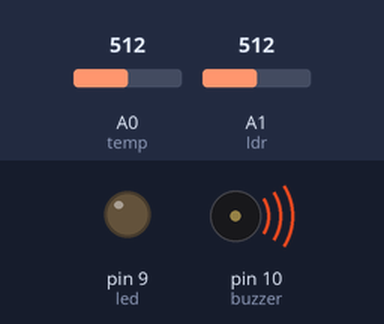
Recording of a sketch running on a simulated Arduino Uno, built with avr-gcc and run on an emulated ATmega328P. Parts: output pins drawn as LEDs (lit = HIGH), buzzer (waves = sounding, pin HIGH). Dashed ring = blinking. The inputs (shaded band) are chosen by the test bench; at power-on: A1 (Idr) = 512, A0 (temp) = 512.

Above: at 1.2 s.
1.3 s: A1 (Idr) set to 315
2.8 s: A1 (Idr) set to 286
At 2.9 s:
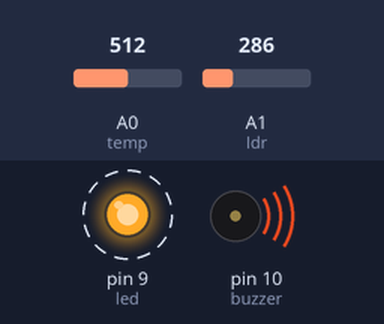
5.8 s: A0 (temp) set to 90
8.8 s: A0 (temp) set to 78
At 8.91 s:
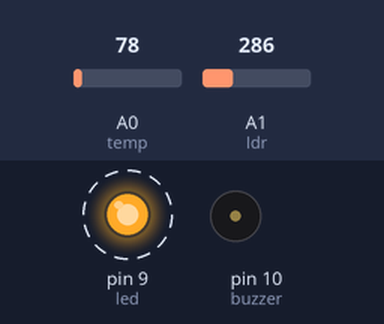
11.8 s: A0 (temp) set to 122
At 12.11 s:
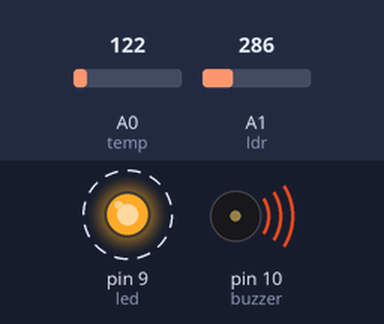
14.8 s: A0 (temp) set to 30
At 15.12 s:
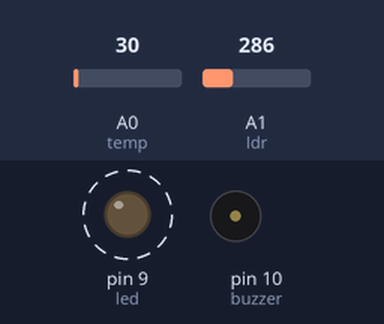
Timing chart, 0 to 18.8 s (numbered marks = the images above; inputs shaded):
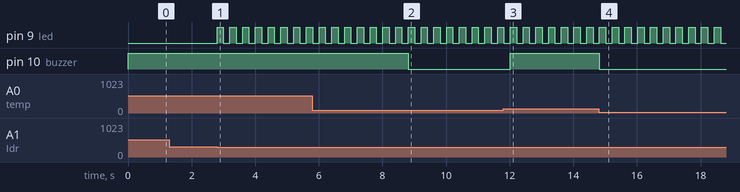

The sketch:

JAYASREE_M_ASSIGNMENT_1_.ino
```cpp
// C++ code
//
#define led 9
#define buzzer 10
#define Idr A1
#define temp A0
void setup()
{
  pinMode(led, OUTPUT);
  pinMode(buzzer, OUTPUT);
  pinMode(temp, INPUT);
  pinMode(Idr, INPUT);


}

void loop()
{
  int
 tempval=analogRead(A0);
  int Idrval=analogRead(A1);
   float v=(tempval/1024.0)*5000;
   float cel=v/10;
   //float farh=(cel*9)/5+32;
  Serial.print(cel);
  Serial.println("Cel");
  if(cel>40){
    digitalWrite(buzzer, HIGH);
 }
  else{
    digitalWrite(buzzer, LOW);
  }
  if(Idrval<300){
    //digitalWrite(led, HIGH);
    led1();
  }
  else{
    digitalWrite(led, LOW);
  }
}
void led1(){

  digitalWrite(led, HIGH);
  delay(200);
  digitalWrite(led,LOW );
  delay(200);
}
```

Measured:
- the behaviour switches between 300 and 299 on A1 (Idr) (found by bisection; images 0 and 1)
- the behaviour switches between 82 and 81 on A0 (temp) (found by bisection; images 1 and 2)
- after the input at 1.3 s, every drawn part: stays the same
- after the input at 2.8 s, pin 9 (led): alternates HIGH for 0.20 s and LOW for 0.20 s, starting at once
- after the input at 8.8 s, pin 10 (buzzer): HIGH → LOW at once
- after the input at 11.8 s, pin 10 (buzzer): LOW → HIGH after 0.22 s
- after the input at 14.8 s, pin 10 (buzzer): HIGH → LOW at once
